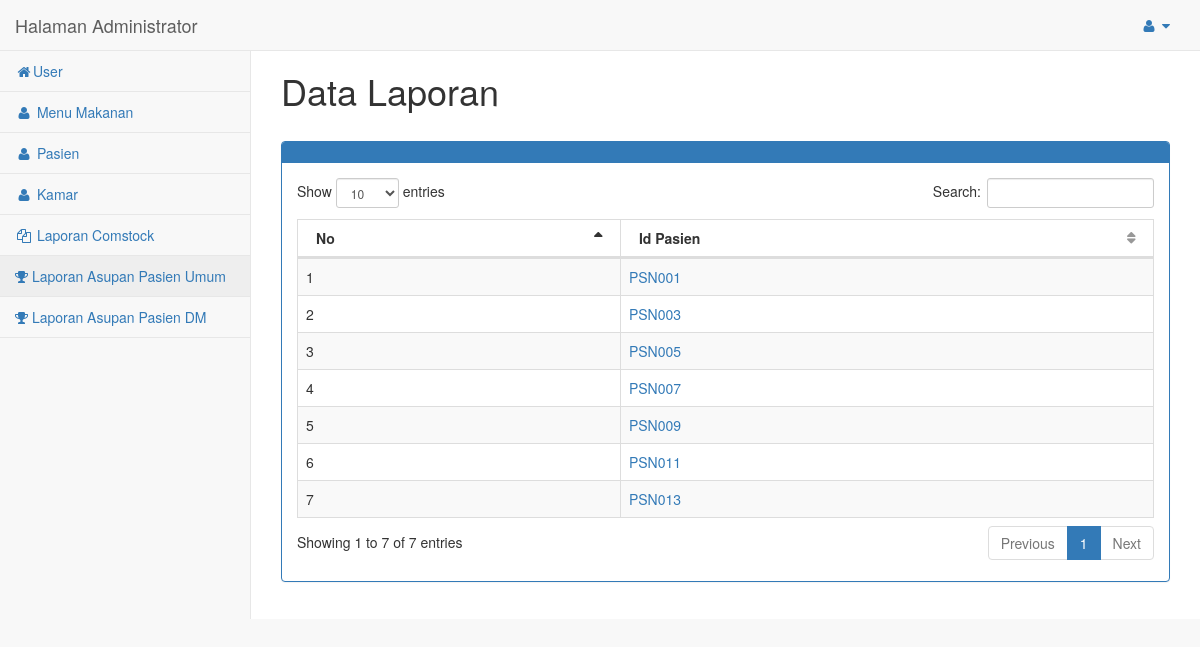
Page /admin/laporan2/index.php (signed in) on the committed database.
### tables this page shows
CREATE TABLE `pasien` (
  `id_pasien` varchar(8) NOT NULL,
  `nama_pasien` varchar(20) NOT NULL,
  `gender` varchar(3) NOT NULL,
  `tanggal_lahir` date NOT NULL,
  `alamat` varchar(30) NOT NULL,
  `tanggal_masuk` date NOT NULL,
  `umur` varchar(5) NOT NULL,
  `kategori` varchar(12) NOT NULL,
  `berat_badan` varchar(5) NOT NULL,
  `tinggi_badan` varchar(5) NOT NULL,
  `kamar` varchar(10) NOT NULL,
  `BEE` varchar(9) NOT NULL,
  `brr` double NOT NULL
);

### admin/laporan2/functions.php (called while the page is built, shortened)
<?php
include '../koneksi.php';
function tampil($query){
	global $conn;
	$i=mysqli_query($conn,$query);
	$rows=[];
	while ( $row=mysqli_fetch_assoc($i)) {
		$rows[]=$row;
	}
	return $rows;
}
?>

### admin/laporan2/index.php (the view, shortened to what this page needs)
<?php
$laporan2=tampil("SELECT * FROM pasien WHERE kategori='umum' ");
?>
<!DOCTYPE html>
<html>
<head><meta http-equiv="Content-Type" content="text/html; charset=utf-8">
    <link href="../vendor/bootstrap/css/bootstrap.min.css" rel="stylesheet">
    <link href="../vendor/metisMenu/metisMenu.min.css" rel="stylesheet">
    <link href="../vendor/datatables-plugins/dataTables.bootstrap.css" rel="stylesheet">
    <link href="../vendor/datatables-responsive/dataTables.responsive.css" rel="stylesheet">
    <link href="../dist/css/sb-admin-2.css" rel="stylesheet">
    <link href="../vendor/font-awesome/css/font-awesome.min.css" rel="stylesheet" type="text/css">
</head>
<body>
	<div id="page-wrapper">
            <div class="row">
                <div class="col-lg-12">
                	<h1>Data Laporan</h1>
                	<br>
                    <div class="panel panel-primary">
                        <div class="panel-heading">
                        </div>
						<div class="panel-body">
							<table width="100%" class="table table-striped table-bordered table-hover" id="dataTables-example">
								<thead>
								<tr>
									<th>No</th>
									<th>Id Pasien</th>
								</tr>
								</thead>
								<tbody>
								<?php
								$no=0;
								foreach ($laporan2 as $g) {
								$no++;
								?>
								<tr>
									<td><?php echo $no; ?></td>
									<td><a href="detail_laporan.php?id_pasien=<?php echo $g["id_pasien"]; ?>"><?php echo $g["id_pasien"]; ?></a></td>
								</tr>
								<?php } ?>
								</tbody>
							</table>
						</div>
			 			</div>
					</div>
				</div>
			</div>
</body>
</html>

### rows in the picture
pasien: id_pasien "PSN001"
pasien: id_pasien "PSN003"
pasien: id_pasien "PSN005"
pasien: id_pasien "PSN007"
pasien: id_pasien "PSN009"
pasien: id_pasien "PSN011"
pasien: id_pasien "PSN013"
